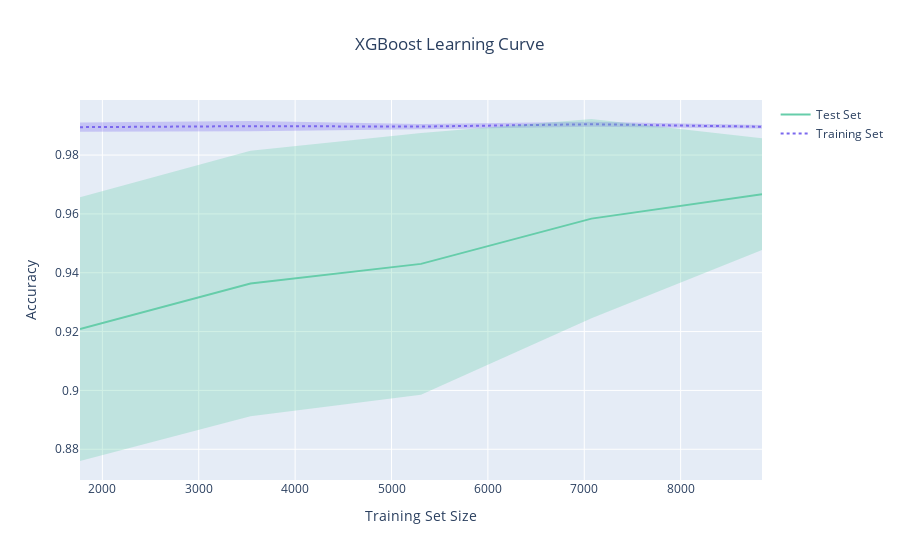

Write notebook code for a chart like this one.
### Code cell
train_sizes, train_scores, test_scores = learning_curve(estimator = xgb_model, X = X, y = y, cv = 5, scoring = "accuracy", train_sizes = [0.2,0.4,0.6,0.8,1])
train_mean = np.mean(train_scores, axis=1)
train_std = np.std(train_scores, axis=1)
test_mean = np.mean(test_scores, axis=1)
test_std = np.std(test_scores, axis=1)

fig = go.Figure([
    go.Scatter(
        name = 'Training Set',
        x = train_sizes,
        y = train_mean,
        mode = 'lines',
        line = dict(color='rgb(123,104,238)', dash = 'dot')
    ),
    go.Scatter(
        name='Train Upper Bound',
        x = train_sizes, 
        y = train_mean + train_std,
        mode = 'lines',
        line=dict(width=0),
        showlegend = False
    ),
    go.Scatter(
        name='Train Lower Bound',
        x = train_sizes,
        y = train_mean - train_std,
        line=dict(width=0),
        mode='lines',
        fillcolor='rgba(123,104,238,0.3)',
        fill='tonexty',
        showlegend = False
    ),
    go.Scatter(
        name = 'Test Set',
        x = train_sizes,
        y = test_mean,
        mode = 'lines',
        line = dict(color='rgb(102,205,170)')
    ),
    go.Scatter(
        name='Test Upper Bound',
        x = train_sizes, 
        y = test_mean + test_std,
        mode = 'lines',
        line=dict(width=0),
        showlegend = False
    ),
    go.Scatter(
        name='Test Lower Bound',
        x = train_sizes,
        y = test_mean - test_std,
        line=dict(width=0),
        mode='lines',
        fillcolor='rgba(102,205,170,0.3)',
        fill='tonexty',
        showlegend = False
    )
])
fig.update_layout(
    xaxis_title = 'Training Set Size',
    yaxis_title = 'Accuracy',
    title='XGBoost Learning Curve',
    title_x = 0.5,
    hovermode = "x"
)
fig.show()

### Figure 1 — Plotly figure (JSON) as saved in the notebook; plotly's stock layout.template omitted (floating-point values rounded to 4 significant figures)
{"data": [{"line": {"color": "rgb(123,104,238)", "dash": "dot"}, "mode": "lines", "name": "Training Set", "type": "scatter", "x": [1768, 3537, 5306, 7075, 8844], "y": [0.9895, 0.9898, 0.9897, 0.9905, 0.9896]}, {"line": {"width": 0}, "mode": "lines", "name": "Train Upper Bound", "showlegend": false, "type": "scatter", "x": [1768, 3537, 5306, 7075, 8844], "y": [0.9911, 0.9916, 0.9905, 0.9913, 0.9902]}, {"fill": "tonexty", "fillcolor": "rgba(123,104,238,0.3)", "line": {"width": 0}, "mode": "lines", "name": "Train Lower Bound", "showlegend": false, "type": "scatter", "x": [1768, 3537, 5306, 7075, 8844], "y": [0.9879, 0.9881, 0.9888, 0.9896, 0.989]}, {"line": {"color": "rgb(102,205,170)"}, "mode": "lines", "name": "Test Set", "type": "scatter", "x": [1768, 3537, 5306, 7075, 8844], "y": [0.9209, 0.9363, 0.943, 0.9584, 0.9667]}, {"line": {"width": 0}, "mode": "lines", "name": "Test Upper Bound", "showlegend": false, "type": "scatter", "x": [1768, 3537, 5306, 7075, 8844], "y": [0.9657, 0.9814, 0.9875, 0.9923, 0.9857]}, {"fill": "tonexty", "fillcolor": "rgba(102,205,170,0.3)", "line": {"width": 0}, "mode": "lines", "name": "Test Lower Bound", "showlegend": false, "type": "scatter", "x": [1768, 3537, 5306, 7075, 8844], "y": [0.876, 0.8912, 0.8985, 0.9245, 0.9477]}], "layout": {"hovermode": "x", "title": {"text": "XGBoost Learning Curve", "x": 0.5}, "xaxis": {"title": {"text": "Training Set Size"}}, "yaxis": {"title": {"text": "Accuracy"}}}}
